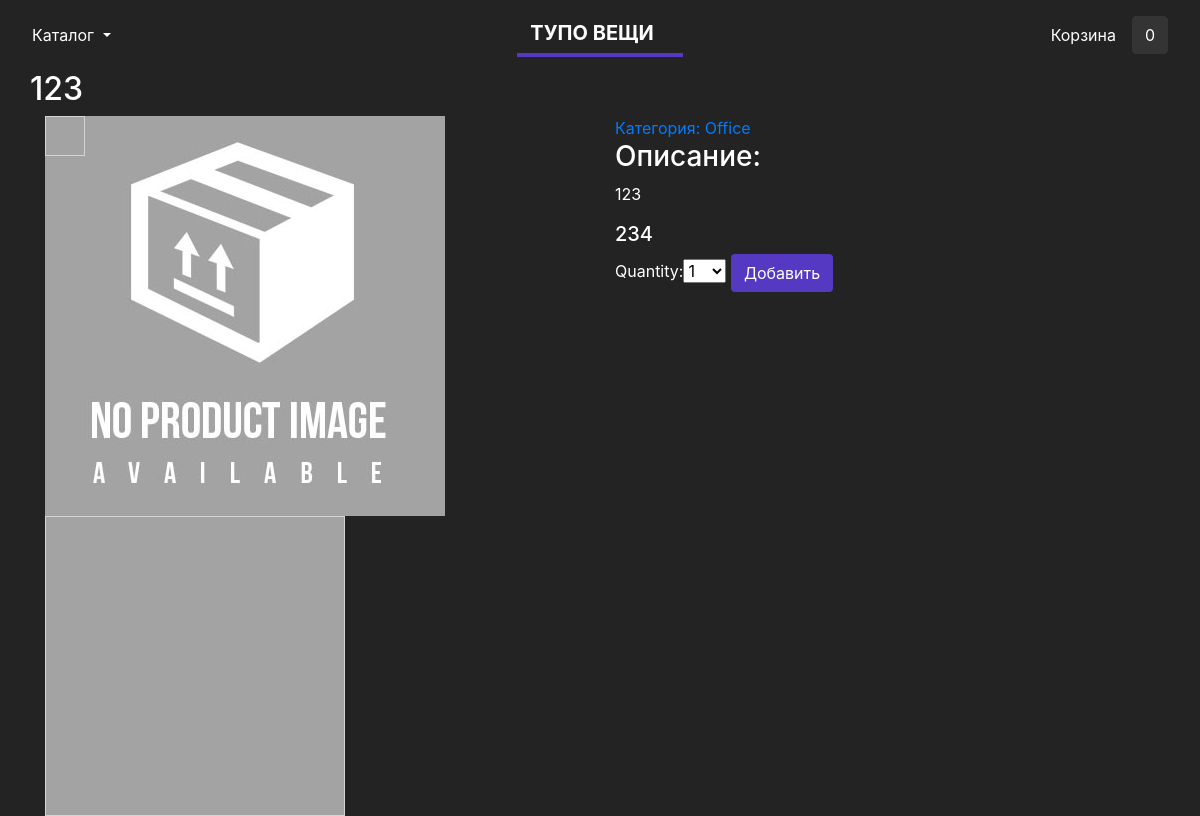
The app's page /18/123/ with its own data.
### JustSimpleShop/models.py (models this page shows, shortened)
class Product(models.Model):
    category = models.ForeignKey(Category, related_name="products", on_delete=models.CASCADE)
    name = models.CharField(max_length=100, db_index=True)
    slug = models.SlugField(max_length=100, db_index=True)
    description = models.TextField(blank=True)
    price = models.PositiveIntegerField()
    available = models.BooleanField(default=True)
    stock = models.PositiveIntegerField()
    created_at = models.DateTimeField(auto_now_add=True)
    updated_at = models.DateTimeField(auto_now=True)
    image = models.ImageField(upload_to='products/%Y/%m/%d', blank=True)
    class Meta:
        ordering = ('name',)
        index_together = (('id', 'slug'),)

class Category(models.Model):
    name = models.CharField(max_length=150, db_index=True)
    slug = models.SlugField(max_length=150, unique=True, db_index=True)
    created_at = models.DateTimeField(auto_now_add=True)
    updated_at = models.DateTimeField(auto_now=True)
    class Meta:
        ordering = ('name',)
        verbose_name = 'category'
        verbose_name_plural = 'categories'
    def __str__(self):
        return self.name
    def get_absolute_url(self):
        return reverse('JustSimpleShop:product_list_by_category', args=[self.slug])

### JustSimpleShop/views.py (the view)
# urls.py: url(r'^(?P<id>\d+)/(?P<slug>[-\w]+)/$', views.product_detail, name='product_detail')
def product_detail(request, id, slug):
    product = get_object_or_404(Product, id=id, slug=slug, available=True)
    cart_product_form = CartAddProductForm()
    context = {
        'product': product,
        'cart_product_form': cart_product_form
    }
    return render(request, 'JustSimpleShop/product/detail.html', context)

### cart/forms.py
class CartAddProductForm(forms.Form):
    quantity = forms.TypedChoiceField(choices=PRODUCT_QUANTITY_CHOICES, coerce=int)
    update = forms.BooleanField(required=False, initial=False, widget=forms.HiddenInput)

### cart/cart.py (called while the page is built)
    def __len__(self):
        return sum(item['quantity'] for item in self.cart.values())

### cart/context-processors.py (called while the page is built)
def cart(request):
    return {'cart': Cart(request)}

### JustSimpleShop/templates/JustSimpleShop/product/detail.html (shortened to what this page needs)
{% extends 'JustSimpleShop/base.html' %}
{% load static %}
{% block content %}
    <div class="container">
	<div class="row">
		<h2>{{ product.name }}</h2>
	</div>
	<div class="block">
      <div class="row">
        <div class="col-md-6">
            <div class="img-zoom-container">
                <img id="myimage" src="{% if product.image %} {{ product.image.url }} {% else %} {% static 'img/default.jpg' %} {% endif %}" class="img-left" alt="">
                <div id="myresult" class="img-zoom-result"></div>
            </div>
        </div>
      <div class="col-md-6">
           <a href="{{ product.category.get_absolute_url }}">Категория:  {{ product.category }} </a>
            <h3>
                Описание:
            </h3>
            <p>{{ product.description }}</p>
            <h5>
                {{ product.price }}
            </h5>
            <form action="{% url 'cart:cart_add' product.id %}" method="post">
                {{ cart_product_form }}
                <input type="submit" class="btn" value="Добавить" style="background-color: #5539C2; color: white">
            </form>
      </div>
     </div>
    </div>
</div>
{% endblock %}

### JustSimpleShop/static/css/styles.css (style rules this page uses)
body { background: #232323; color: white; }
.img-left { max-width: 80%; max-height: 100%; }
.img-zoom-container { position: relative; }
.img-zoom-result { border: 1px solid #d4d4d4; width: 300px; height: 300px; }

### records on screen
Product: name "123", category "Office", description "123", price "234"
